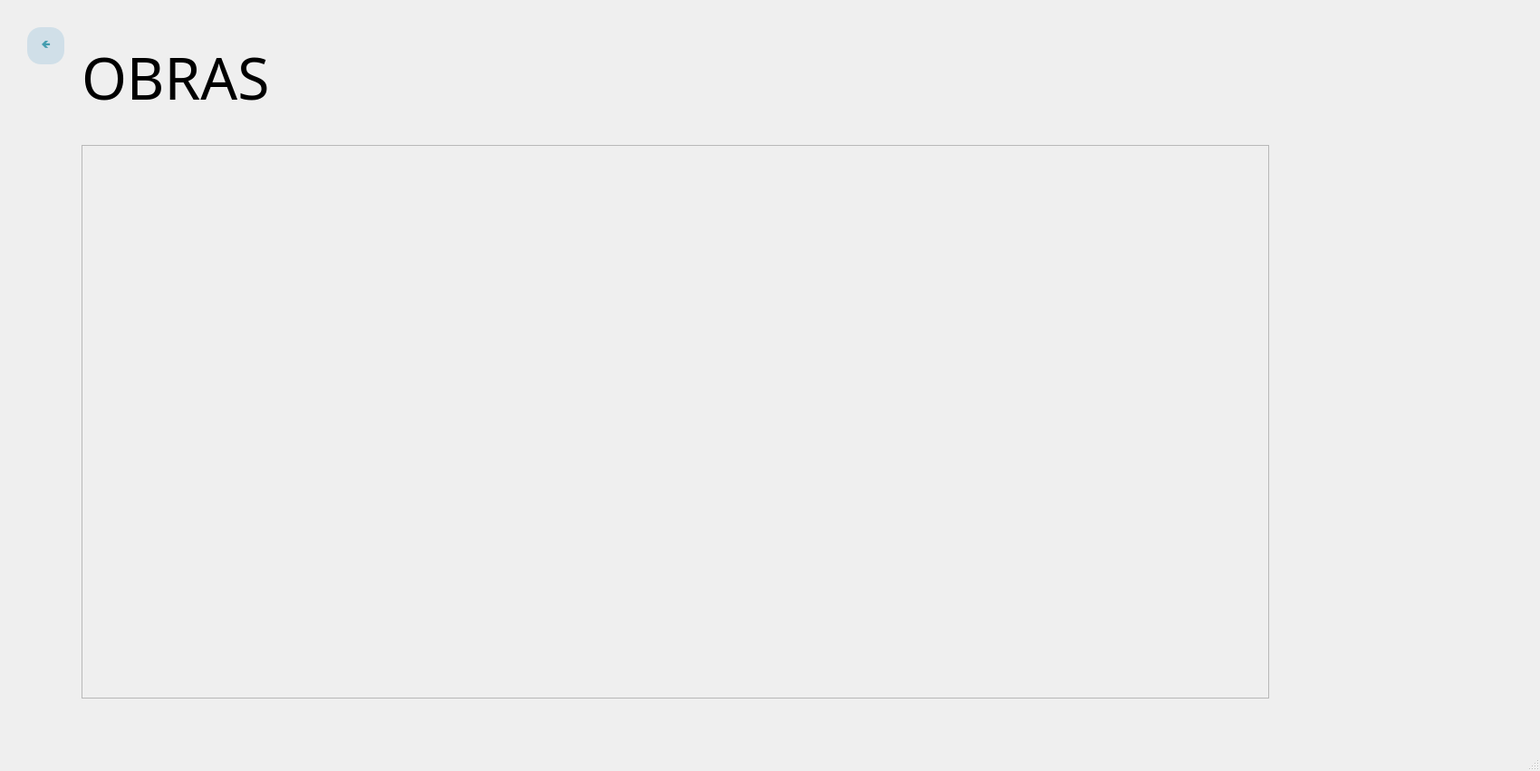
<?xml version="1.0" encoding="UTF-8"?>
<ui version="4.0">
 <class>MainWindow</class>
 <widget class="QMainWindow" name="MainWindow">
  <property name="geometry">
   <rect>
    <x>0</x>
    <y>0</y>
    <width>1700</width>
    <height>851</height>
   </rect>
  </property>
  <property name="windowTitle">
   <string>MainWindow</string>
  </property>
  <widget class="QWidget" name="centralwidget">
   <widget class="QPushButton" name="BotonHome">
    <property name="geometry">
     <rect>
      <x>30</x>
      <y>30</y>
      <width>41</width>
      <height>41</height>
     </rect>
    </property>
    <property name="palette">
     <palette>
      <active>
       <colorrole role="WindowText">
        <brush brushstyle="SolidPattern">
         <color alpha="255">
          <red>67</red>
          <green>157</green>
          <blue>175</blue>
         </color>
        </brush>
       </colorrole>
       <colorrole role="Button">
        <brush brushstyle="SolidPattern">
         <color alpha="255">
          <red>208</red>
          <green>223</green>
          <blue>232</blue>
         </color>
        </brush>
       </colorrole>
       <colorrole role="Text">
        <brush brushstyle="SolidPattern">
         <color alpha="255">
          <red>67</red>
          <green>157</green>
          <blue>175</blue>
         </color>
        </brush>
       </colorrole>
       <colorrole role="ButtonText">
        <brush brushstyle="SolidPattern">
         <color alpha="255">
          <red>67</red>
          <green>157</green>
          <blue>175</blue>
         </color>
        </brush>
       </colorrole>
       <colorrole role="Base">
        <brush brushstyle="SolidPattern">
         <color alpha="255">
          <red>208</red>
          <green>223</green>
          <blue>232</blue>
         </color>
        </brush>
       </colorrole>
       <colorrole role="Window">
        <brush brushstyle="SolidPattern">
         <color alpha="255">
          <red>208</red>
          <green>223</green>
          <blue>232</blue>
         </color>
        </brush>
       </colorrole>
      </active>
      <inactive>
       <colorrole role="WindowText">
        <brush brushstyle="SolidPattern">
         <color alpha="255">
          <red>67</red>
          <green>157</green>
          <blue>175</blue>
         </color>
        </brush>
       </colorrole>
       <colorrole role="Button">
        <brush brushstyle="SolidPattern">
         <color alpha="255">
          <red>208</red>
          <green>223</green>
          <blue>232</blue>
         </color>
        </brush>
       </colorrole>
       <colorrole role="Text">
        <brush brushstyle="SolidPattern">
         <color alpha="255">
          <red>67</red>
          <green>157</green>
          <blue>175</blue>
         </color>
        </brush>
       </colorrole>
       <colorrole role="ButtonText">
        <brush brushstyle="SolidPattern">
         <color alpha="255">
          <red>67</red>
          <green>157</green>
          <blue>175</blue>
         </color>
        </brush>
       </colorrole>
       <colorrole role="Base">
        <brush brushstyle="SolidPattern">
         <color alpha="255">
          <red>208</red>
          <green>223</green>
          <blue>232</blue>
         </color>
        </brush>
       </colorrole>
       <colorrole role="Window">
        <brush brushstyle="SolidPattern">
         <color alpha="255">
          <red>208</red>
          <green>223</green>
          <blue>232</blue>
         </color>
        </brush>
       </colorrole>
      </inactive>
      <disabled>
       <colorrole role="WindowText">
        <brush brushstyle="SolidPattern">
         <color alpha="255">
          <red>67</red>
          <green>157</green>
          <blue>175</blue>
         </color>
        </brush>
       </colorrole>
       <colorrole role="Button">
        <brush brushstyle="SolidPattern">
         <color alpha="255">
          <red>208</red>
          <green>223</green>
          <blue>232</blue>
         </color>
        </brush>
       </colorrole>
       <colorrole role="Text">
        <brush brushstyle="SolidPattern">
         <color alpha="255">
          <red>67</red>
          <green>157</green>
          <blue>175</blue>
         </color>
        </brush>
       </colorrole>
       <colorrole role="ButtonText">
        <brush brushstyle="SolidPattern">
         <color alpha="255">
          <red>67</red>
          <green>157</green>
          <blue>175</blue>
         </color>
        </brush>
       </colorrole>
       <colorrole role="Base">
        <brush brushstyle="SolidPattern">
         <color alpha="255">
          <red>208</red>
          <green>223</green>
          <blue>232</blue>
         </color>
        </brush>
       </colorrole>
       <colorrole role="Window">
        <brush brushstyle="SolidPattern">
         <color alpha="255">
          <red>208</red>
          <green>223</green>
          <blue>232</blue>
         </color>
        </brush>
       </colorrole>
      </disabled>
     </palette>
    </property>
    <property name="cursor">
     <cursorShape>PointingHandCursor</cursorShape>
    </property>
    <property name="styleSheet">
     <string notr="true">background-color: rgb(208, 223, 232);
color:rgb(67, 157, 175);
font-weight: bold;
font-family: 'Verdana';
border-radius: 15px;</string>
    </property>
    <property name="text">
     <string>🡸</string>
    </property>
   </widget>
   <widget class="QLabel" name="Titulo">
    <property name="geometry">
     <rect>
      <x>90</x>
      <y>40</y>
      <width>271</width>
      <height>91</height>
     </rect>
    </property>
    <property name="font">
     <font>
      <family>Bell MT</family>
      <pointsize>24</pointsize>
      <weight>50</weight>
      <bold>false</bold>
     </font>
    </property>
    <property name="text">
     <string>&lt;html&gt;&lt;head/&gt;&lt;body&gt;&lt;p&gt;&lt;span style=&quot; font-size:48pt;&quot;&gt;OBRAS&lt;/span&gt;&lt;/p&gt;&lt;/body&gt;&lt;/html&gt;</string>
    </property>
   </widget>
   <widget class="QLabel" name="tituloobra">
    <property name="geometry">
     <rect>
      <x>140</x>
      <y>210</y>
      <width>61</width>
      <height>21</height>
     </rect>
    </property>
    <property name="text">
     <string/>
    </property>
    <property name="wordWrap">
     <bool>true</bool>
    </property>
   </widget>
   <widget class="QScrollArea" name="scrollArea">
    <property name="geometry">
     <rect>
      <x>90</x>
      <y>160</y>
      <width>1311</width>
      <height>611</height>
     </rect>
    </property>
    <property name="widgetResizable">
     <bool>true</bool>
    </property>
    <widget class="QWidget" name="scrollAreaWidgetContents">
     <property name="geometry">
      <rect>
       <x>0</x>
       <y>0</y>
       <width>1309</width>
       <height>609</height>
      </rect>
     </property>
    </widget>
   </widget>
   <widget class="QLabel" name="foto">
    <property name="geometry">
     <rect>
      <x>-80</x>
      <y>-140</y>
      <width>1841</width>
      <height>1091</height>
     </rect>
    </property>
    <property name="font">
     <font>
      <family>Bell MT</family>
      <pointsize>22</pointsize>
      <weight>50</weight>
      <bold>false</bold>
     </font>
    </property>
    <property name="text">
     <string/>
    </property>
    <property name="pixmap">
     <pixmap>../Imagenes/foto.png</pixmap>
    </property>
   </widget>
   <zorder>foto</zorder>
   <zorder>BotonHome</zorder>
   <zorder>Titulo</zorder>
   <zorder>tituloobra</zorder>
   <zorder>scrollArea</zorder>
  </widget>
  <widget class="QStatusBar" name="statusbar"/>
 </widget>
 <resources/>
 <connections/>
</ui>
